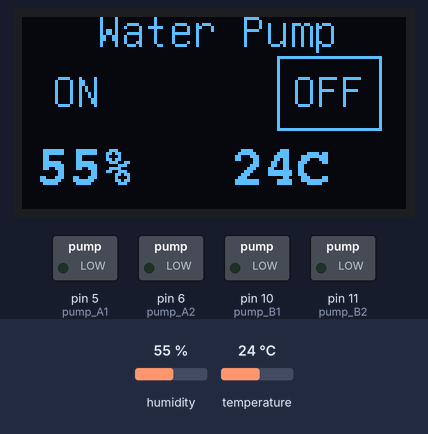
Bench run of a sketch on a simulated Arduino Uno, built with avr-gcc and run on an emulated ATmega328P. Shown: 128×64 one-colour display, switched loads named in the sketch (green lamp = pin HIGH). The inputs (shaded band) are chosen by the test bench; at power-on: humidity 55 %, temperature 24 °C. What the sketch prints to the serial monitor is not drawn.

Above: at 6.1 s.
6.2 s: humidity set to 22 %
At 9.5 s:
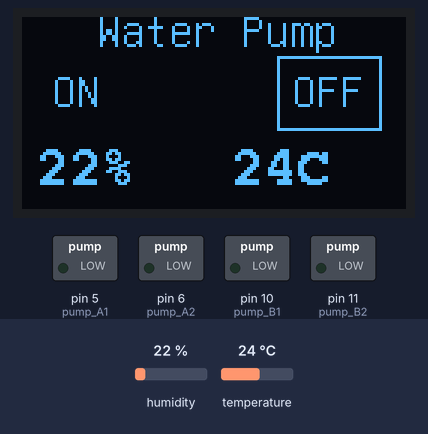
10.1 s: temperature set to 12 °C
At 11.6 s:
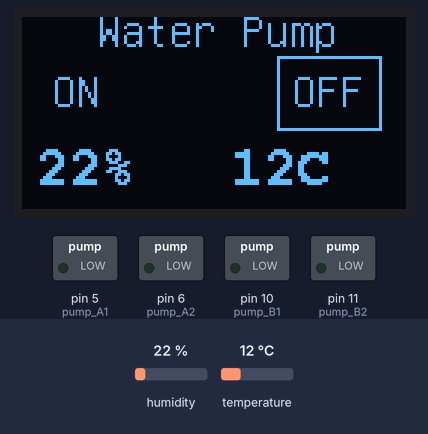
Timing chart, 0 to 13.1 s (numbered marks = the images above; inputs shaded):
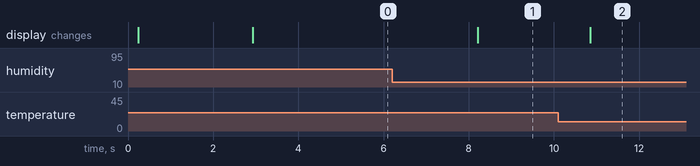

The sketch:

Create_Two_Waterpump_Rotation.ino
```cpp
/*
수중펌프 ap201

아두이노
L9110 모듈

pwm 제어

Example testing sketch for various DHT humidity/temperature sensors
DHT CODE Written by ladyada, public domain

밀리함수 컨트롤 코드는 https://blog.naver.com/damtaja/220992246602
by 해바우


*/


#include <U8glib.h>
#include <DHT.h>

U8GLIB_SSD1306_128X64 u8g(U8G_I2C_OPT_DEV_0|U8G_I2C_OPT_NO_ACK|U8G_I2C_OPT_FAST);

#define DHTTYPE DHT22
const int DHTPIN = 12;     // what pin we're connected to
DHT dht(DHTPIN, DHTTYPE);
float Humidity;
float Temperature;

const int pump_A1 = 5;
const int pump_A2 = 6;
const int pump_B1 = 10;
const int pump_B2 = 11;
unsigned long previousMillis;
unsigned long previousMillis2;
unsigned long currentMillis;
unsigned long currentMillis2;
long intervalOn = 28000;//28000;  // 28초 는 28000
long intervalOff = 900000;//900000; // 15분은 900000
int motorState = LOW;
int motorSpeed1;
int motorSpeed2;

void setup()
{
    Serial.begin(115200);
    dht.begin();
    pinMode(pump_A1, OUTPUT);
    pinMode(pump_A2, OUTPUT);
    pinMode(pump_B1, OUTPUT);
    pinMode(pump_B2, OUTPUT);
}

void loop()
{
    currentMillis = millis();
    currentMillis2 = millis();
    temp_humidity();
    water_motor_control();
    oled_Display();
}

void temp_humidity()
{
    if ( currentMillis2 - previousMillis2 >= 2500 )
    {
        Humidity = dht.readHumidity();
        Temperature = dht.readTemperature();
        if (isnan(Temperature) || isnan(Humidity))
        {
            Serial.println("Failed to read from DHT sensor!");
        }
        else
        {
            Serial.print("Humidity: ");
            Serial.print(Humidity);
            Serial.print(" %\t");
            Serial.print("Temperature: ");
            Serial.print(Temperature);
            Serial.println(" *C ");
        }
        previousMillis2 = currentMillis2;
    }
}

void water_motor_control()
{
    currentMillis = millis();
    if ((motorState == HIGH && currentMillis - previousMillis >= intervalOn) ||

        (motorState == LOW && currentMillis - previousMillis >= intervalOff))
    { // 수정한 부분
        previousMillis = currentMillis;
        if (motorState == LOW)
        {
            motorState = HIGH;
            motorSpeed1 = 255;
            motorSpeed2 = 0;
        }
        else
        {
            motorState = LOW;
            motorSpeed1 = 0;
            motorSpeed2 = 0;
        }

        analogWrite(pump_A1, motorSpeed1);
        analogWrite(pump_A2, motorSpeed2);
        analogWrite(pump_B1, motorSpeed1);
        analogWrite(pump_B2, motorSpeed2);
        Serial.print("motorState = ");Serial.print(motorState);Serial.println("    ");
        Serial.print("motorSpeed1 = ");Serial.print(motorSpeed1);Serial.println("    ");
        Serial.print("motorSpeed2 = ");Serial.print(motorSpeed2);Serial.println("    ");
    }

}

void oled_Display()
{
    u8g.firstPage();
    do
    {
        u8g.setFont(u8g_font_unifont);
        u8g.drawStr(25, 10, "Water Pump");
        u8g.drawStr(10, 30, "ON");
        u8g.drawStr(90, 30, "OFF");
        u8g.setFont(u8g_font_courB14);
        u8g.setPrintPos(5, 56);
        u8g.print(Humidity,0);
        u8g.print("%");
        u8g.setPrintPos(70, 56);
        u8g.print(Temperature,0);
        u8g.print("C");
        u8g.setFont(u8g_font_unifont);
        if (motorState == HIGH)
        {
            u8g.drawFrame(5,13,25,25);
        }
        else
        {
             u8g.drawFrame(85,13,35,25);
        }
    } while (u8g.nextPage());
}
```

Measured:
- after the input at 6.2 s, the display: changes after 2.0 s (image 1)
- after the input at 10.1 s, the display: changes after 0.75 s (image 2)
